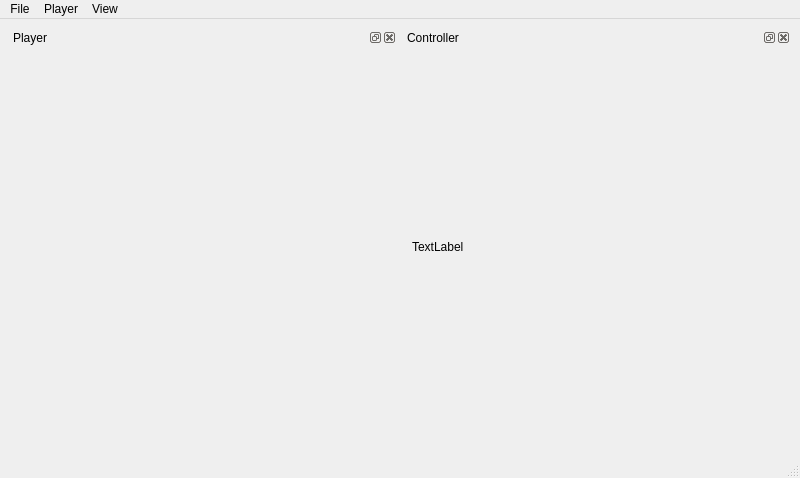
<?xml version="1.0" encoding="UTF-8"?>
<ui version="4.0">
 <class>MainWindow</class>
 <widget class="QMainWindow" name="MainWindow">
  <property name="geometry">
   <rect>
    <x>0</x>
    <y>0</y>
    <width>800</width>
    <height>478</height>
   </rect>
  </property>
  <property name="windowTitle">
   <string>MainWindow</string>
  </property>
  <widget class="QWidget" name="centralwidget">
   <layout class="QGridLayout" name="gridLayout" rowstretch="1,9">
    <item row="0" column="0" rowspan="2">
     <widget class="QDockWidget" name="dockPlayer">
      <property name="sizePolicy">
       <sizepolicy hsizetype="Preferred" vsizetype="Preferred">
        <horstretch>0</horstretch>
        <verstretch>0</verstretch>
       </sizepolicy>
      </property>
      <property name="windowTitle">
       <string>Player</string>
      </property>
      <widget class="QWidget" name="widgetContentsPlayer">
       <layout class="QGridLayout" name="gridLayout_5">
        <property name="leftMargin">
         <number>9</number>
        </property>
        <property name="topMargin">
         <number>9</number>
        </property>
        <property name="rightMargin">
         <number>9</number>
        </property>
        <property name="bottomMargin">
         <number>9</number>
        </property>
        <item row="0" column="1">
         <layout class="QVBoxLayout" name="layoutPlayer"/>
        </item>
       </layout>
      </widget>
     </widget>
    </item>
    <item row="0" column="1" rowspan="2">
     <widget class="QDockWidget" name="dockCalculator">
      <property name="sizePolicy">
       <sizepolicy hsizetype="Minimum" vsizetype="Minimum">
        <horstretch>0</horstretch>
        <verstretch>0</verstretch>
       </sizepolicy>
      </property>
      <property name="windowTitle">
       <string>Controller</string>
      </property>
      <widget class="QWidget" name="widgetContentsController">
       <property name="sizePolicy">
        <sizepolicy hsizetype="Minimum" vsizetype="Minimum">
         <horstretch>0</horstretch>
         <verstretch>0</verstretch>
        </sizepolicy>
       </property>
       <layout class="QVBoxLayout" name="verticalLayout_2">
        <property name="leftMargin">
         <number>9</number>
        </property>
        <property name="topMargin">
         <number>9</number>
        </property>
        <property name="rightMargin">
         <number>9</number>
        </property>
        <property name="bottomMargin">
         <number>9</number>
        </property>
        <item>
         <layout class="QGridLayout" name="layoutCalculator">
          <item row="0" column="0">
           <widget class="QLabel" name="label">
            <property name="text">
             <string>TextLabel</string>
            </property>
           </widget>
          </item>
         </layout>
        </item>
       </layout>
      </widget>
     </widget>
    </item>
   </layout>
  </widget>
  <widget class="QMenuBar" name="menubar">
   <property name="geometry">
    <rect>
     <x>0</x>
     <y>0</y>
     <width>800</width>
     <height>21</height>
    </rect>
   </property>
   <widget class="QMenu" name="menuFile">
    <property name="title">
     <string>File</string>
    </property>
   </widget>
   <widget class="QMenu" name="menuView">
    <property name="title">
     <string>View</string>
    </property>
    <addaction name="actionFullscreen"/>
   </widget>
   <widget class="QMenu" name="menuPlayer">
    <property name="title">
     <string>Player</string>
    </property>
    <addaction name="actionPlay"/>
    <addaction name="actionStop"/>
    <addaction name="actionPause"/>
    <addaction name="actionSnapshot"/>
   </widget>
   <addaction name="menuFile"/>
   <addaction name="menuPlayer"/>
   <addaction name="menuView"/>
  </widget>
  <widget class="QStatusBar" name="statusbar"/>
  <action name="actionFullscreen">
   <property name="checkable">
    <bool>true</bool>
   </property>
   <property name="checked">
    <bool>false</bool>
   </property>
   <property name="text">
    <string>Fullscreen</string>
   </property>
   <property name="shortcut">
    <string>F11</string>
   </property>
  </action>
  <action name="actionPlay">
   <property name="text">
    <string>Play</string>
   </property>
   <property name="shortcut">
    <string>P</string>
   </property>
  </action>
  <action name="actionStop">
   <property name="text">
    <string>Stop</string>
   </property>
   <property name="shortcut">
    <string>S</string>
   </property>
  </action>
  <action name="actionPause">
   <property name="text">
    <string>Pause</string>
   </property>
   <property name="shortcut">
    <string>Space</string>
   </property>
  </action>
  <action name="actionSnapshot">
   <property name="text">
    <string>Snapshot</string>
   </property>
  </action>
 </widget>
 <resources>
  <include location="../../../../../../Downloads/openshot-qt-develop/openshot-qt-develop/images/openshot - 複製.qrc"/>
 </resources>
 <connections/>
</ui>
